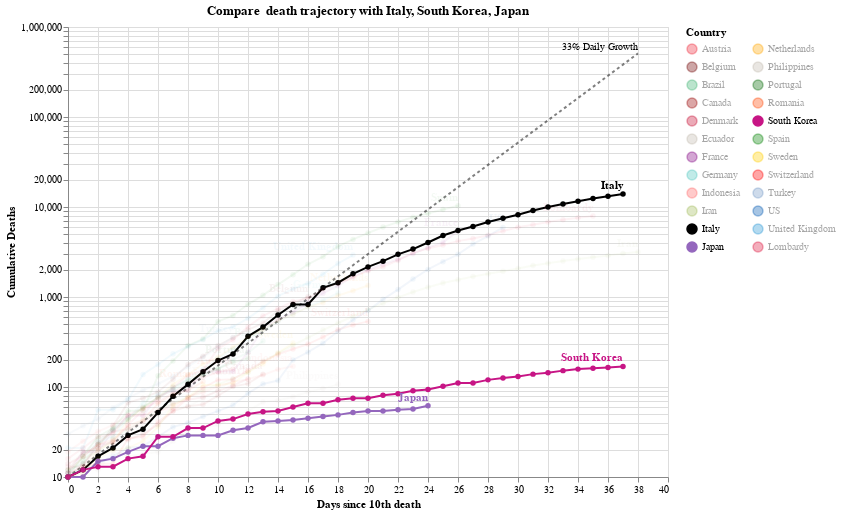

Notebook source saved alongside this figure:
### Code cell
#hide_input
chart = make_since_chart()
chart

### Figure 1 — Vega-Lite specification as saved in the notebook (floating-point values rounded to 4 significant figures; data arrays with more than 128 entries replaced by an {"elided": "..."} marker saying what was removed)
{"config": {"view": {"continuousWidth": 400, "continuousHeight": 300}}, "layer": [{"mark": {"type": "line", "color": "black", "opacity": 0.5, "strokeDash": [3, 3]}, "encoding": {"x": {"type": "quantitative", "field": "Days since 10th death"}, "y": {"type": "quantitative", "field": "Confirmed Cases"}}}, {"mark": {"type": "text", "align": "right", "dy": -6, "fontSize": 10, "text": "33% Daily Growth"}, "encoding": {"x": {"type": "quantitative", "field": "Days since 10th death"}, "y": {"type": "quantitative", "field": "Confirmed Cases"}}, "transform": [{"filter": "(datum['Days since 10th death'] >= 38)"}]}, {"data": {"name": "data-cc4c2a984431ea3d93173ed55fac850b"}, "mark": {"type": "line", "point": true}, "encoding": {"color": {"type": "nominal", "field": "Country", "legend": {"columns": 2, "symbolLimit": 100}, "scale": {"domain": ["Austria", "Belgium", "Brazil", "Canada", "Denmark", "Ecuador", "France", "Germany", "Indonesia", "Iran", "Italy", "Japan", "Netherlands", "Philippines", "Portugal", "Romania", "South Korea", "Spain", "Sweden", "Switzerland", "Turkey", "US", "United Kingdom", "Lombardy"], "range": ["#ED2939", "#6f0000", "mediumseagreen", "#990000", "#C60C30", "#C1B7AD", "purple", "#4DC6BD", "#FF6666", "#A1BA59", "black", "#9467bd", "orange", "#C1B7AD", "#006600", "#FF4500", "#C71585", "green", "#FFCD00", "#ff0000", "#7499c7", "#0059B3", "#2495D3", "#DC143C"]}}, "opacity": {"condition": {"value": 1, "selection": "selector001"}, "value": 0.05}, "tooltip": [{"type": "nominal", "field": "Country"}, {"type": "temporal", "field": "Date"}, {"type": "quantitative", "field": "Confirmed Cases"}, {"type": "quantitative", "field": "Days since 10th death"}], "x": {"type": "quantitative", "field": "Days since 10th death"}, "y": {"type": "quantitative", "axis": {"title": "Cumulative Deaths"}, "field": "Confirmed Cases", "scale": {"type": "log"}}}, "height": 450, "selection": {"selector001": {"type": "multi", "fields": ["Country"], "bind": "legend", "init": [{"Country": "Italy"}, {"Country": "South Korea"}, {"Country": "Japan"}]}}, "width": 600}, {"data": {"name": "data-cc4c2a984431ea3d93173ed55fac850b"}, "mark": {"type": "text", "align": "right", "dy": -8, "fontWeight": "bold"}, "encoding": {"color": {"type": "nominal", "field": "Country", "legend": {"columns": 2, "symbolLimit": 100}, "scale": {"domain": ["Austria", "Belgium", "Brazil", "Canada", "Denmark", "Ecuador", "France", "Germany", "Indonesia", "Iran", "Italy", "Japan", "Netherlands", "Philippines", "Portugal", "Romania", "South Korea", "Spain", "Sweden", "Switzerland", "Turkey", "US", "United Kingdom", "Lombardy"], "range": ["#ED2939", "#6f0000", "mediumseagreen", "#990000", "#C60C30", "#C1B7AD", "purple", "#4DC6BD", "#FF6666", "#A1BA59", "black", "#9467bd", "orange", "#C1B7AD", "#006600", "#FF4500", "#C71585", "green", "#FFCD00", "#ff0000", "#7499c7", "#0059B3", "#2495D3", "#DC143C"]}}, "opacity": {"condition": {"value": 1, "selection": "selector001"}, "value": 0.05}, "text": {"type": "nominal", "field": "Country"}, "tooltip": [{"type": "nominal", "field": "Country"}, {"type": "temporal", "field": "Date"}, {"type": "quantitative", "field": "Confirmed Cases"}, {"type": "quantitative", "field": "Days since 10th death"}], "x": {"type": "quantitative", "field": "Days since 10th death"}, "y": {"type": "quantitative", "axis": {"title": "Cumulative Deaths"}, "field": "Confirmed Cases", "scale": {"type": "log"}}}, "height": 450, "transform": [{"filter": "(datum['Date'] >= 1585785600000)"}], "width": 600}], "data": {"name": "data-0bfbb66248014eb92d9992bff88d76d4"}, "title": "Compare  death trajectory with Italy, South Korea, Japan", "$schema": "https://vega.github.io/schema/vega-lite/v4.8.1.json", "datasets": {"data-0bfbb66248014eb92d9992bff88d76d4": [{"Days since 10th death": 0, "Confirmed Cases": 10.0}, {"Days since 10th death": 1, "Confirmed Cases": 13.3}, {"Days since 10th death": 2, "Confirmed Cases": 17.69}, {"Days since 10th death": 3, "Confirmed Cases": 23.53}, {"Days since 10th death": 4, "Confirmed Cases": 31.29}, {"Days since 10th death": 5, "Confirmed Cases": 41.62}, {"Days since 10th death": 6, "Confirmed Cases": 55.35}, {"Days since 10th death": 7, "Confirmed Cases": 73.61}, {"Days since 10th death": 8, "Confirmed Cases": 97.91}, {"Days since 10th death": 9, "Confirmed Cases": 130.2}, {"Days since 10th death": 10, "Confirmed Cases": 173.2}, {"Days since 10th death": 11, "Confirmed Cases": 230.3}, {"Days since 10th death": 12, "Confirmed Cases": 306.4}, {"Days since 10th death": 13, "Confirmed Cases": 407.4}, {"Days since 10th death": 14, "Confirmed Cases": 541.9}, {"Days since 10th death": 15, "Confirmed Cases": 720.7}, {"Days since 10th death": 16, "Confirmed Cases": 958.6}, {"Days since 10th death": 17, "Confirmed Cases": 1275.0}, {"Days since 10th death": 18, "Confirmed Cases": 1696.0}, {"Days since 10th death": 19, "Confirmed Cases": 2255.0}, {"Days since 10th death": 20, "Confirmed Cases": 2999.0}, {"Days since 10th death": 21, "Confirmed Cases": 3989.0}, {"Days since 10th death": 22, "Confirmed Cases": 5306.0}, {"Days since 10th death": 23, "Confirmed Cases": 7056.0}, {"Days since 10th death": 24, "Confirmed Cases": 9385.0}, {"Days since 10th death": 25, "Confirmed Cases": 12480.0}, {"Days since 10th death": 26, "Confirmed Cases": 16600.0}, {"Days since 10th death": 27, "Confirmed Cases": 22080.0}, {"Days since 10th death": 28, "Confirmed Cases": 29370.0}, {"Days since 10th death": 29, "Confirmed Cases": 39060.0}, {"Days since 10th death": 30, "Confirmed Cases": 51950.0}, {"Days since 10th death": 31, "Confirmed Cases": 69090.0}, {"Days since 10th death": 32, "Confirmed Cases": 91890.0}, {"Days since 10th death": 33, "Confirmed Cases": 122200.0}, {"Days since 10th death": 34, "Confirmed Cases": 162500.0}, {"Days since 10th death": 35, "Confirmed Cases": 216200.0}, {"Days since 10th death": 36, "Confirmed Cases": 287500.0}, {"Days since 10th death": 37, "Confirmed Cases": 382400.0}, {"Days since 10th death": 38, "Confirmed Cases": 508600.0}], "data-cc4c2a984431ea3d93173ed55fac850b": {"elided": "509 records"}}}
